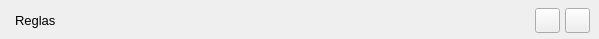
   <widget class="QWidget" name="ruleContents">
    <property name="geometry">
     <rect>
      <x>0</x>
      <y>0</y>
      <width>599</width>
      <height>39</height>
     </rect>
    </property>
    <widget class="QLabel" name="ruleLabel">
     <property name="geometry">
      <rect>
       <x>15</x>
       <y>0</y>
       <width>46</width>
       <height>41</height>
      </rect>
     </property>
     <property name="font">
      <font>
       <pointsize>10</pointsize>
      </font>
     </property>
     <property name="text">
      <string>Reglas</string>
     </property>
    </widget>
    <widget class="QPushButton" name="ruleDeleteButton">
     <property name="geometry">
      <rect>
       <x>565</x>
       <y>8</y>
       <width>25</width>
       <height>25</height>
      </rect>
     </property>
     <property name="text">
      <string/>
     </property>
     <property name="iconSize">
      <size>
       <width>24</width>
       <height>24</height>
      </size>
     </property>
    </widget>
    <widget class="QPushButton" name="ruleAddButton">
     <property name="geometry">
      <rect>
       <x>535</x>
       <y>8</y>
       <width>25</width>
       <height>25</height>
      </rect>
     </property>
     <property name="text">
      <string/>
     </property>
     <property name="iconSize">
      <size>
       <width>24</width>
       <height>24</height>
      </size>
     </property>
    </widget>
   </widget>
